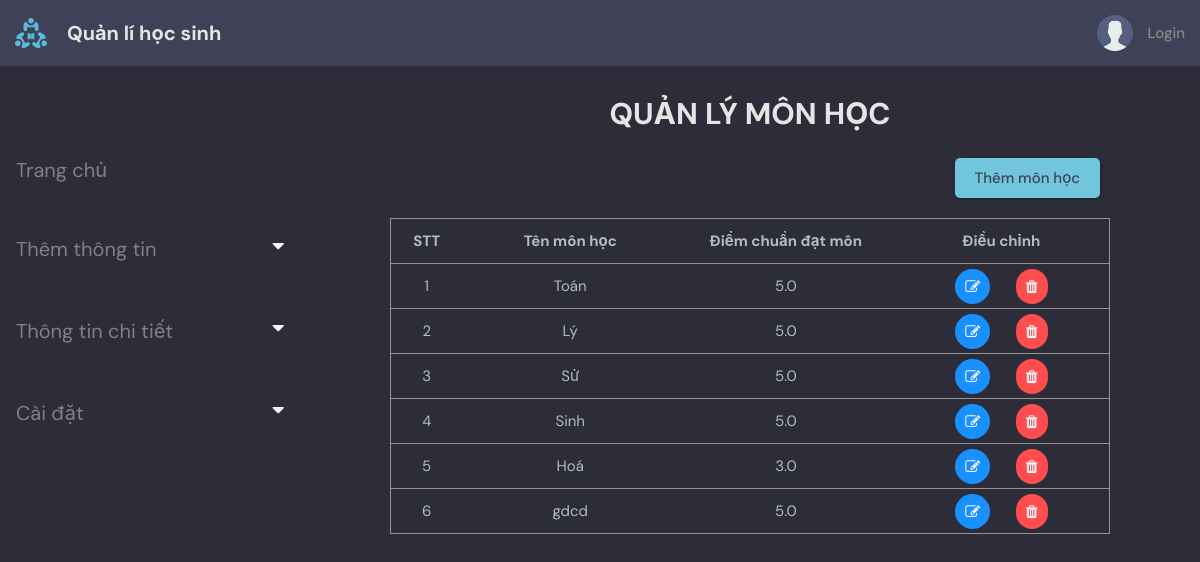
The page /subject_setting/ on the database as committed earlier.
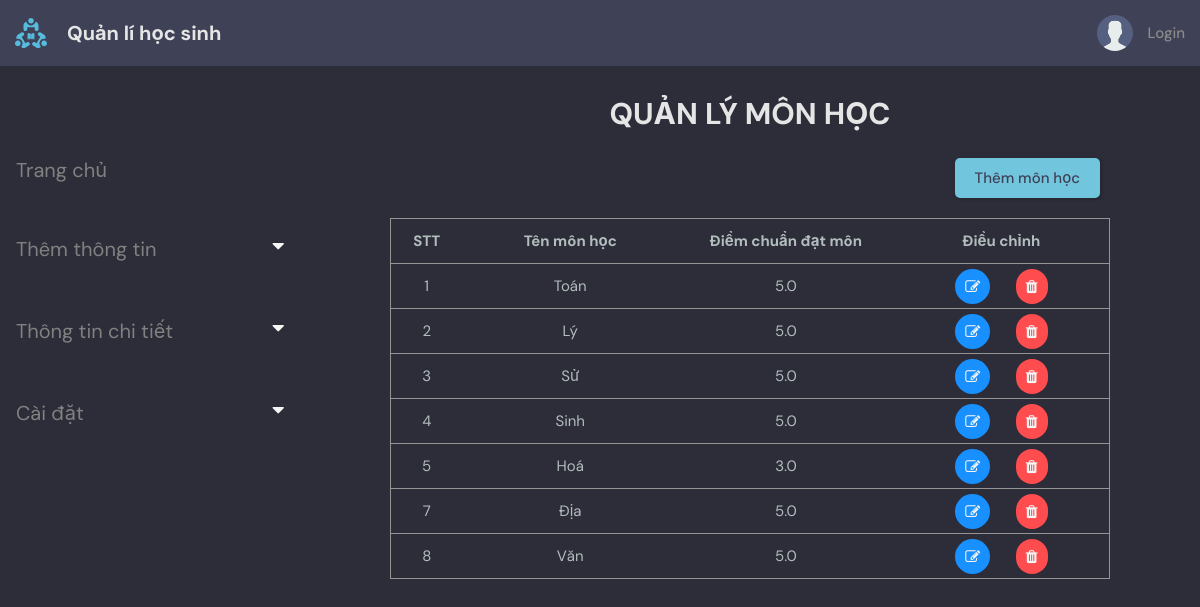
The same page on the database as committed later.
### base/models.py (models this page shows, shortened)
class Subject(models.Model):
   name = models.CharField(max_length=200)
   DIEMCHUAN = models.FloatField(null=False, default=5, validators=[MinValueValidator(0), MaxValueValidator(10)])

### base/views.py (the view, shortened to what this page needs)
def subject_setting(request):
    form = SubjectForm()
    subjectInfo = Subject.objects.all().values()
    context = {
        'form':form,
        'classInfo':subjectInfo,
        }
    return render(request, 'base/subject_setting.html',context)

### base/templates/base/subject_setting.html (shortened to what this page needs)
{% extends 'main.html' %}
{% block content %}
<main class="layout">
    <div class="container">
        {% include 'base/topics_component.html' %}
        <div class = "roomList">
            <h1 class="label">Quản lý môn học</h3>
            <div>
                <div class="row">
                    <button class="btn btn-outline-primary col-lg-11 btn--main" onclick="addSubjectForm();">Thêm môn học</button>
                </div>
                <table id="table" class="table table-sm">
                    <tr>
                        <th style="width:10%">STT</th>
                        <th style="width:30%">Tên môn học</th>
                        <th style="width:30%">Điểm chuẩn đạt môn</th>
                        <th style="width:30%">Điều chỉnh</th>
                    </tr>
                    {% for x in classInfo %}
                    <tr>
                        <td>{{ x.id }}</td>
                        <td>{{ x.name }}</td>
                        <td>{{ x.DIEMCHUAN }}</td>
                        <td>
                            <a class="modifyBtn" href="{% url 'subject_setting_update' x.id %}"><i class="fa fa-edit"> </i> </a>
                            <a class="deleteBtn" href="{% url 'subject_setting_delete' x.id %}"><i class="fa fa-trash"> </i> </a>
                        </td>
                    </tr>
                    {% endfor %}
                </table>
            </div>
            <br>
        </div>
    </div>
</main>
{% endblock content %}

Rows that differ between the two databases and show on the page:
removed Subject: id "6", name "gdcd", DIEMCHUAN "5.0"
added Subject: id "7", name "Địa", DIEMCHUAN "5.0"
added Subject: id "8", name "Văn", DIEMCHUAN "5.0"
